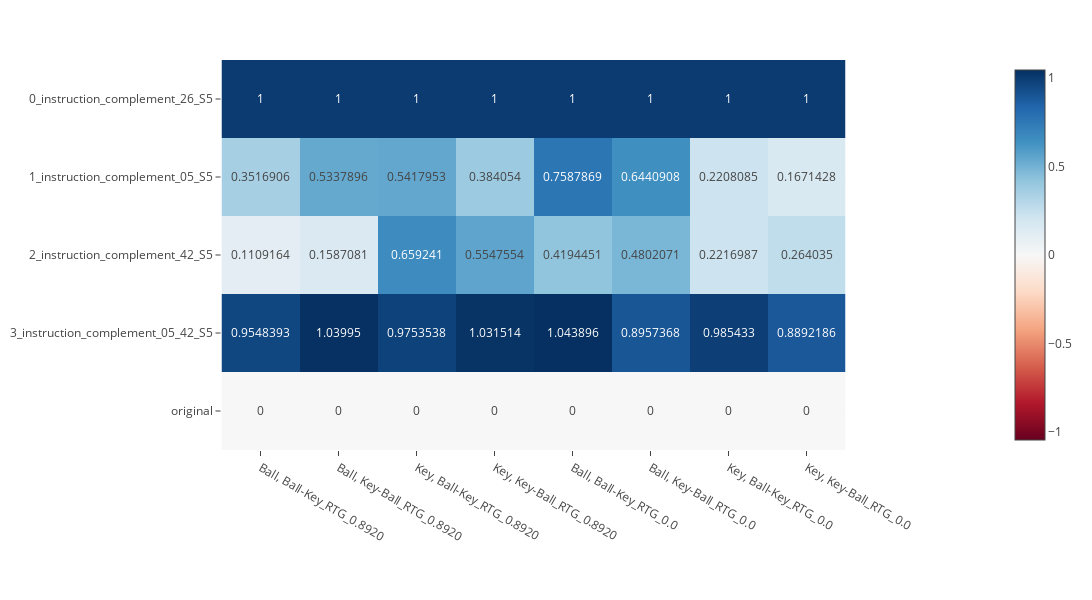
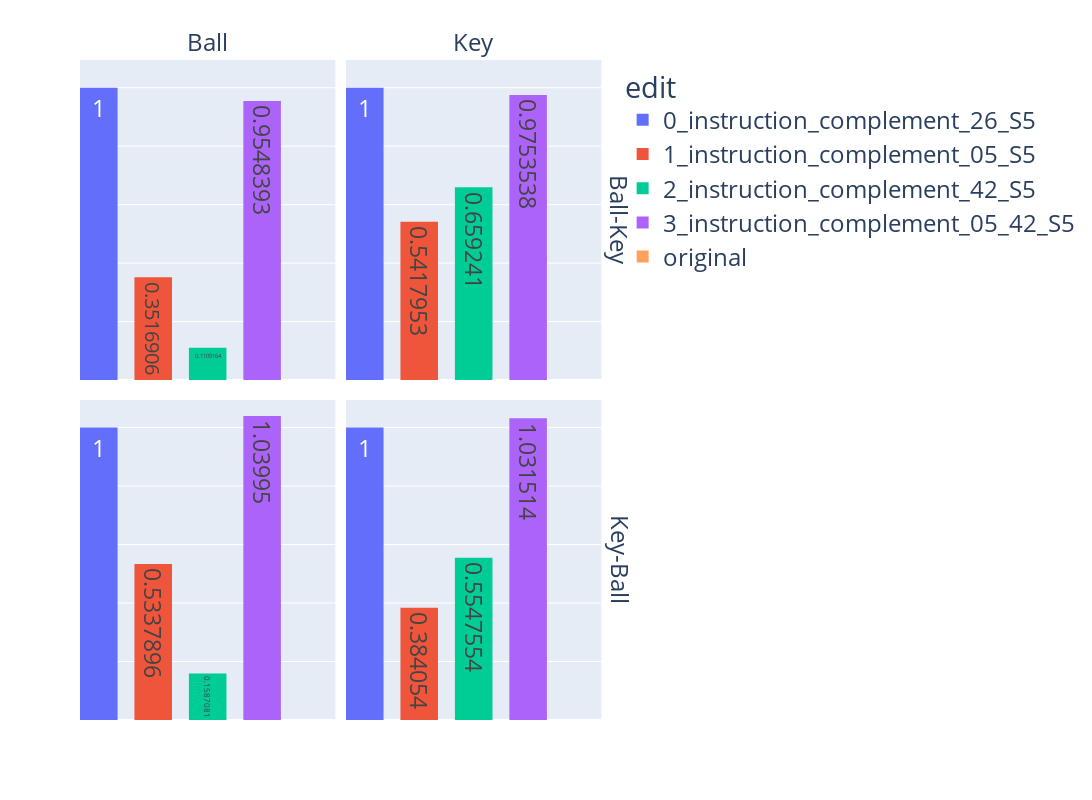

Here is the notebook cell these charts were saved with, in order:
### Markdown cell above
## Same Experiments with MemoryDT GatedMLP

### Code cell
# Select the scenarios to use
edit_descriptions = [
    "original",
    "0_instruction_complement_26_S5",
    "1_instruction_complement_05_S5",
    "2_instruction_complement_42_S5",
    "3_instruction_complement_05_42_S5",
    # "target_complement_S5",
    # "target_complement_S9",
    # "flipped_targets_full_start_and_end",
    # "instruction_complement_05_S9",
    # "instruction_complement_42_S9",
    # "instruction_complement_05_42_S9",
]

action_preds = get_predictions_for_scenariors(dt_gated_mlp, scenario_dict, edit_descriptions, rtg = 0.8920)
logits_df_rtg_high = compile_action_preferences_df(action_preds, edit_descriptions, scenario_labels,
                                          reference_control = "original",
                                          reference_test = "0_instruction_complement_26_S5")
action_preds = get_predictions_for_scenariors(dt_gated_mlp, scenario_dict, edit_descriptions, rtg = 0.000)
logits_df_rtg_low = compile_action_preferences_df(action_preds, edit_descriptions, scenario_labels,
                                          reference_control = "original",
                                          reference_test = "0_instruction_complement_26_S5")

# add _RTG to scenario labels
logits_df_rtg_high["scenario"] = logits_df_rtg_high["scenario"].apply(lambda x: x + "_RTG_0.8920")
logits_df_rtg_low["scenario"] = logits_df_rtg_low["scenario"].apply(lambda x: x + "_RTG_0.0")

# combine the two dataframes
logits_df = pd.concat([logits_df_rtg_high, logits_df_rtg_low])

fig = plot_heatmap(logits_df)
fig.show()

fig = get_bar_chart(logits_df_rtg_high, scenario_labels)
fig.show()

fig = get_bar_chart(logits_df_rtg_low, scenario_labels)
fig.show()

### Figure 1 — Plotly figure (JSON) as saved in the notebook; plotly's stock layout.template omitted (floating-point values rounded to 4 significant figures)
{"data": [{"coloraxis": "coloraxis", "hovertemplate": "x: %{x}<br>y: %{y}<br>color: %{z}<extra></extra>", "name": "0", "texttemplate": "%{z}", "type": "heatmap", "x": ["Ball, Ball-Key_RTG_0.8920", "Ball, Key-Ball_RTG_0.8920", "Key, Ball-Key_RTG_0.8920", "Key, Key-Ball_RTG_0.8920", "Ball, Ball-Key_RTG_0.0", "Ball, Key-Ball_RTG_0.0", "Key, Ball-Key_RTG_0.0", "Key, Key-Ball_RTG_0.0"], "xaxis": "x", "y": ["0_instruction_complement_26_S5", "1_instruction_complement_05_S5", "2_instruction_complement_42_S5", "3_instruction_complement_05_42_S5", "original"], "yaxis": "y", "z": [[1, 1, 1, 1, 1, 1, 1, 1], [0.3517, 0.5338, 0.5418, 0.3841, 0.7588, 0.6441, 0.2208, 0.1671], [0.1109, 0.1587, 0.6592, 0.5548, 0.4194, 0.4802, 0.2217, 0.264], [0.9548, 1.04, 0.9754, 1.032, 1.044, 0.8957, 0.9854, 0.8892], [0, 0, 0, 0, 0, 0, 0, 0]]}], "layout": {"coloraxis": {"cmid": 0, "colorscale": [[0, "rgb(103,0,31)"], [0.1, "rgb(178,24,43)"], [0.2, "rgb(214,96,77)"], [0.3, "rgb(244,165,130)"], [0.4, "rgb(253,219,199)"], [0.5, "rgb(247,247,247)"], [0.6, "rgb(209,229,240)"], [0.7, "rgb(146,197,222)"], [0.8, "rgb(67,147,195)"], [0.9, "rgb(33,102,172)"], [1, "rgb(5,48,97)"]]}, "height": 600, "margin": {"b": 150, "r": 20, "t": 60}, "width": 1200, "xaxis": {"anchor": "y", "constrain": "domain", "domain": [0, 1], "scaleanchor": "y"}, "yaxis": {"anchor": "x", "autorange": "reversed", "constrain": "domain", "domain": [0, 1]}}}

### Figure 2 — Plotly figure (JSON) as saved in the notebook; plotly's stock layout.template omitted (floating-point values rounded to 4 significant figures)
{"data": [{"alignmentgroup": "True", "hovertemplate": "edit=%{x}<br>target=Ball-Key<br>instruction=Ball<br>percent_change=%{y}<extra></extra>", "legendgroup": "0_instruction_complement_26_S5", "marker": {"color": "#636efa", "line": {"width": 0}, "pattern": {"shape": ""}}, "name": "0_instruction_complement_26_S5", "offsetgroup": "0_instruction_complement_26_S5", "orientation": "v", "showlegend": true, "textposition": "auto", "texttemplate": "%{y}", "type": "bar", "width": 0.8, "x": ["0_instruction_complement_26_S5"], "xaxis": "x3", "y": [1], "yaxis": "y3"}, {"alignmentgroup": "True", "hovertemplate": "edit=%{x}<br>target=Ball-Key<br>instruction=Key<br>percent_change=%{y}<extra></extra>", "legendgroup": "0_instruction_complement_26_S5", "marker": {"color": "#636efa", "line": {"width": 0}, "pattern": {"shape": ""}}, "name": "0_instruction_complement_26_S5", "offsetgroup": "0_instruction_complement_26_S5", "orientation": "v", "showlegend": false, "textposition": "auto", "texttemplate": "%{y}", "type": "bar", "width": 0.8, "x": ["0_instruction_complement_26_S5"], "xaxis": "x4", "y": [1], "yaxis": "y4"}, {"alignmentgroup": "True", "hovertemplate": "edit=%{x}<br>target=Key-Ball<br>instruction=Ball<br>percent_change=%{y}<extra></extra>", "legendgroup": "0_instruction_complement_26_S5", "marker": {"color": "#636efa", "line": {"width": 0}, "pattern": {"shape": ""}}, "name": "0_instruction_complement_26_S5", "offsetgroup": "0_instruction_complement_26_S5", "orientation": "v", "showlegend": false, "textposition": "auto", "texttemplate": "%{y}", "type": "bar", "width": 0.8, "x": ["0_instruction_complement_26_S5"], "xaxis": "x", "y": [1], "yaxis": "y"}, {"alignmentgroup": "True", "hovertemplate": "edit=%{x}<br>target=Key-Ball<br>instruction=Key<br>percent_change=%{y}<extra></extra>", "legendgroup": "0_instruction_complement_26_S5", "marker": {"color": "#636efa", "line": {"width": 0}, "pattern": {"shape": ""}}, "name": "0_instruction_complement_26_S5", "offsetgroup": "0_instruction_complement_26_S5", "orientation": "v", "showlegend": false, "textposition": "auto", "texttemplate": "%{y}", "type": "bar", "width": 0.8, "x": ["0_instruction_complement_26_S5"], "xaxis": "x2", "y": [1], "yaxis": "y2"}, {"alignmentgroup": "True", "hovertemplate": "edit=%{x}<br>target=Ball-Key<br>instruction=Ball<br>percent_change=%{y}<extra></extra>", "legendgroup": "1_instruction_complement_05_S5", "marker": {"color": "#EF553B", "line": {"width": 0}, "pattern": {"shape": ""}}, "name": "1_instruction_complement_05_S5", "offsetgroup": "1_instruction_complement_05_S5", "orientation": "v", "showlegend": true, "textposition": "auto", "texttemplate": "%{y}", "type": "bar", "width": 0.8, "x": ["1_instruction_complement_05_S5"], "xaxis": "x3", "y": [0.3517], "yaxis": "y3"}, {"alignmentgroup": "True", "hovertemplate": "edit=%{x}<br>target=Ball-Key<br>instruction=Key<br>percent_change=%{y}<extra></extra>", "legendgroup": "1_instruction_complement_05_S5", "marker": {"color": "#EF553B", "line": {"width": 0}, "pattern": {"shape": ""}}, "name": "1_instruction_complement_05_S5", "offsetgroup": "1_instruction_complement_05_S5", "orientation": "v", "showlegend": false, "textposition": "auto", "texttemplate": "%{y}", "type": "bar", "width": 0.8, "x": ["1_instruction_complement_05_S5"], "xaxis": "x4", "y": [0.5418], "yaxis": "y4"}, {"alignmentgroup": "True", "hovertemplate": "edit=%{x}<br>target=Key-Ball<br>instruction=Ball<br>percent_change=%{y}<extra></extra>", "legendgroup": "1_instruction_complement_05_S5", "marker": {"color": "#EF553B", "line": {"width": 0}, "pattern": {"shape": ""}}, "name": "1_instruction_complement_05_S5", "offsetgroup": "1_instruction_complement_05_S5", "orientation": "v", "showlegend": false, "textposition": "auto", "texttemplate": "%{y}", "type": "bar", "width": 0.8, "x": ["1_instruction_complement_05_S5"], "xaxis": "x", "y": [0.5338], "yaxis": "y"}, {"alignmentgroup": "True", "hovertemplate": "edit=%{x}<br>target=Key-Ball<br>instruction=Key<br>percent_change=%{y}<extra></extra>", "legendgroup": "1_instruction_complement_05_S5", "marker": {"color": "#EF553B", "line": {"width": 0}, "pattern": {"shape": ""}}, "name": "1_instruction_complement_05_S5", "offsetgroup": "1_instruction_complement_05_S5", "orientation": "v", "showlegend": false, "textposition": "auto", "texttemplate": "%{y}", "type": "bar", "width": 0.8, "x": ["1_instruction_complement_05_S5"], "xaxis": "x2", "y": [0.3841], "yaxis": "y2"}, {"alignmentgroup": "True", "hovertemplate": "edit=%{x}<br>target=Ball-Key<br>instruction=Ball<br>percent_change=%{y}<extra></extra>", "legendgroup": "2_instruction_complement_42_S5", "marker": {"color": "#00cc96", "line": {"width": 0}, "pattern": {"shape": ""}}, "name": "2_instruction_complement_42_S5", "offsetgroup": "2_instruction_complement_42_S5", "orientation": "v", "showlegend": true, "textposition": "auto", "texttemplate": "%{y}", "type": "bar", "width": 0.8, "x": ["2_instruction_complement_42_S5"], "xaxis": "x3", "y": [0.1109], "yaxis": "y3"}, {"alignmentgroup": "True", "hovertemplate": "edit=%{x}<br>target=Ball-Key<br>instruction=Key<br>percent_change=%{y}<extra></extra>", "legendgroup": "2_instruction_complement_42_S5", "marker": {"color": "#00cc96", "line": {"width": 0}, "pattern": {"shape": ""}}, "name": "2_instruction_complement_42_S5", "offsetgroup": "2_instruction_complement_42_S5", "orientation": "v", "showlegend": false, "textposition": "auto", "texttemplate": "%{y}", "type": "bar", "width": 0.8, "x": ["2_instruction_complement_42_S5"], "xaxis": "x4", "y": [0.6592], "yaxis": "y4"}, {"alignmentgroup": "True", "hovertemplate": "edit=%{x}<br>target=Key-Ball<br>instruction=Ball<br>percent_change=%{y}<extra></extra>", "legendgroup": "2_instruction_complement_42_S5", "marker": {"color": "#00cc96", "line": {"width": 0}, "pattern": {"shape": ""}}, "name": "2_instruction_complement_42_S5", "offsetgroup": "2_instruction_complement_42_S5", "orientation": "v", "showlegend": false, "textposition": "auto", "texttemplate": "%{y}", "type": "bar", "width": 0.8, "x": ["2_instruction_complement_42_S5"], "xaxis": "x", "y": [0.1587], "yaxis": "y"}, {"alignmentgroup": "True", "hovertemplate": "edit=%{x}<br>target=Key-Ball<br>instruction=Key<br>percent_change=%{y}<extra></extra>", "legendgroup": "2_instruction_complement_42_S5", "marker": {"color": "#00cc96", "line": {"width": 0}, "pattern": {"shape": ""}}, "name": "2_instruction_complement_42_S5", "offsetgroup": "2_instruction_complement_42_S5", "orientation": "v", "showlegend": false, "textposition": "auto", "texttemplate": "%{y}", "type": "bar", "width": 0.8, "x": ["2_instruction_complement_42_S5"], "xaxis": "x2", "y": [0.5548], "yaxis": "y2"}, {"alignmentgroup": "True", "hovertemplate": "edit=%{x}<br>target=Ball-Key<br>instruction=Ball<br>percent_change=%{y}<extra></extra>", "legendgroup": "3_instruction_complement_05_42_S5", "marker": {"color": "#ab63fa", "line": {"width": 0}, "pattern": {"shape": ""}}, "name": "3_instruction_complement_05_42_S5", "offsetgroup": "3_instruction_complement_05_42_S5", "orientation": "v", "showlegend": true, "textposition": "auto", "texttemplate": "%{y}", "type": "bar", "width": 0.8, "x": ["3_instruction_complement_05_42_S5"], "xaxis": "x3", "y": [0.9548], "yaxis": "y3"}, {"alignmentgroup": "True", "hovertemplate": "edit=%{x}<br>target=Ball-Key<br>instruction=Key<br>percent_change=%{y}<extra></extra>", "legendgroup": "3_instruction_complement_05_42_S5", "marker": {"color": "#ab63fa", "line": {"width": 0}, "pattern": {"shape": ""}}, "name": "3_instruction_complement_05_42_S5", "offsetgroup": "3_instruction_complement_05_42_S5", "orientation": "v", "showlegend": false, "textposition": "auto", "texttemplate": "%{y}", "type": "bar", "width": 0.8, "x": ["3_instruction_complement_05_42_S5"], "xaxis": "x4", "y": [0.9754], "yaxis": "y4"}, {"alignmentgroup": "True", "hovertemplate": "edit=%{x}<br>target=Key-Ball<br>instruction=Ball<br>percent_change=%{y}<extra></extra>", "legendgroup": "3_instruction_complement_05_42_S5", "marker": {"color": "#ab63fa", "line": {"width": 0}, "pattern": {"shape": ""}}, "name": "3_instruction_complement_05_42_S5", "offsetgroup": "3_instruction_complement_05_42_S5", "orientation": "v", "showlegend": false, "textposition": "auto", "texttemplate": "%{y}", "type": "bar", "width": 0.8, "x": ["3_instruction_complement_05_42_S5"], "xaxis": "x", "y": [1.04], "yaxis": "y"}, {"alignmentgroup": "True", "hovertemplate": "edit=%{x}<br>target=Key-Ball<br>instruction=Key<br>percent_change=%{y}<extra></extra>", "legendgroup": "3_instruction_complement_05_42_S5", "marker": {"color": "#ab63fa", "line": {"width": 0}, "pattern": {"shape": ""}}, "name": "3_instruction_complement_05_42_S5", "offsetgroup": "3_instruction_complement_05_42_S5", "orientation": "v", "showlegend": false, "textposition": "auto", "texttemplate": "%{y}", "type": "bar", "width": 0.8, "x": ["3_instruction_complement_05_42_S5"], "xaxis": "x2", "y": [1.032], "yaxis": "y2"}, {"alignmentgroup": "True", "hovertemplate": "edit=%{x}<br>target=Ball-Key<br>instruction=Ball<br>percent_change=%{y}<extra></extra>", "legendgroup": "original", "marker": {"color": "#FFA15A", "line": {"width": 0}, "pattern": {"shape": ""}}, "name": "original", "offsetgroup": "original", "orientation": "v", "showlegend": true, "textposition": "auto", "texttemplate": "%{y}", "type": "bar", "width": 0.8, "x": ["original"], "xaxis": "x3", "y": [0], "yaxis": "y3"}, {"alignmentgroup": "True", "hovertemplate": "edit=%{x}<br>target=Ball-Key<br>instruction=Key<br>percent_change=%{y}<extra></extra>", "legendgroup": "original", "marker": {"color": "#FFA15A", "line": {"width": 0}, "pattern": {"shape": ""}}, "name": "original", "offsetgroup": "original", "orientation": "v", "showlegend": false, "textposition": "auto", "texttemplate": "%{y}", "type": "bar", "width": 0.8, "x": ["original"], "xaxis": "x4", "y": [0], "yaxis": "y4"}, {"alignmentgroup": "True", "hovertemplate": "edit=%{x}<br>target=Key-Ball<br>instruction=Ball<br>percent_change=%{y}<extra></extra>", "legendgroup": "original", "marker": {"color": "#FFA15A", "line": {"width": 0}, "pattern": {"shape": ""}}, "name": "original", "offsetgroup": "original", "orientation": "v", "showlegend": false, "textposition": "auto", "texttemplate": "%{y}", "type": "bar", "width": 0.8, "x": ["original"], "xaxis": "x", "y": [0], "yaxis": "y"}, {"alignmentgroup": "True", "hovertemplate": "edit=%{x}<br>target=Key-Ball<br>instruction=Key<br>percent_change=%{y}<extra></extra>", "legendgroup": "original", "marker": {"color": "#FFA15A", "line": {"width": 0}, "pattern": {"shape": ""}}, "name": "original", "offsetgroup": "original", "orientation": "v", "showlegend": false, "textposition": "auto", "texttemplate": "%{y}", "type": "bar", "width": 0.8, "x": ["original"], "xaxis": "x2", "y": [0], "yaxis": "y2"}], "layout": {"annotations": [{"font": {}, "showarrow": false, "text": "Ball", "x": 0.24, "xanchor": "center", "xref": "paper", "y": 1, "yanchor": "bottom", "yref": "paper"}, {"font": {}, "showarrow": false, "text": "Key", "x": 0.74, "xanchor": "center", "xref": "paper", "y": 1, "yanchor": "bottom", "yref": "paper"}, {"font": {}, "showarrow": false, "text": "Key-Ball", "textangle": 90, "x": 0.98, "xanchor": "left", "xref": "paper", "y": 0.2425, "yanchor": "middle", "yref": "paper"}, {"font": {}, "showarrow": false, "text": "Ball-Key", "textangle": 90, "x": 0.98, "xanchor": "left", "xref": "paper", "y": 0.7575, "yanchor": "middle", "yref": "paper"}], "barmode": "group", "font": {"size": 24}, "height": 800, "legend": {"title": {"text": "edit"}, "tracegroupgap": 0}, "margin": {"t": 60}, "width": 1600, "xaxis": {"anchor": "y", "categoryarray": ["0_instruction_complement_26_S5", "1_instruction_complement_05_S5", "2_instruction_complement_42_S5", "3_instruction_complement_05_42_S5", "original"], "categoryorder": "array", "domain": [0, 0.48], "showticklabels": false, "side": "left", "title": {"text": ""}}, "xaxis2": {"anchor": "y2", "categoryarray": ["0_instruction_complement_26_S5", "1_instruction_complement_05_S5", "2_instruction_complement_42_S5", "3_instruction_complement_05_42_S5", "original"], "categoryorder": "array", "domain": [0.5, 0.98], "matches": "x", "showticklabels": false, "side": "left", "title": {"text": ""}}, "xaxis3": {"anchor": "y3", "domain": [0, 0.48], "matches": "x", "showticklabels": false, "side": "left", "title": {"text": ""}}, "xaxis4": {"anchor": "y4", "domain": [0.5, 0.98], "matches": "x", "showticklabels": false, "side": "left", "title": {"text": ""}}, "yaxis": {"anchor": "x", "domain": [0, 0.485], "showticklabels": false, "side": "left", "tickangle": 0, "title": {"text": ""}}, "yaxis2": {"anchor": "x2", "domain": [0, 0.485], "matches": "y", "showticklabels": false, "side": "left", "tickangle": 0, "title": {"text": ""}}, "yaxis3": {"anchor": "x3", "domain": [0.515, 1], "matches": "y", "showticklabels": false, "side": "left", "tickangle": 0, "title": {"text": ""}}, "yaxis4": {"anchor": "x4", "domain": [0.515, 1], "matches": "y", "showticklabels": false, "side": "left", "tickangle": 0, "title": {"text": ""}}}}
